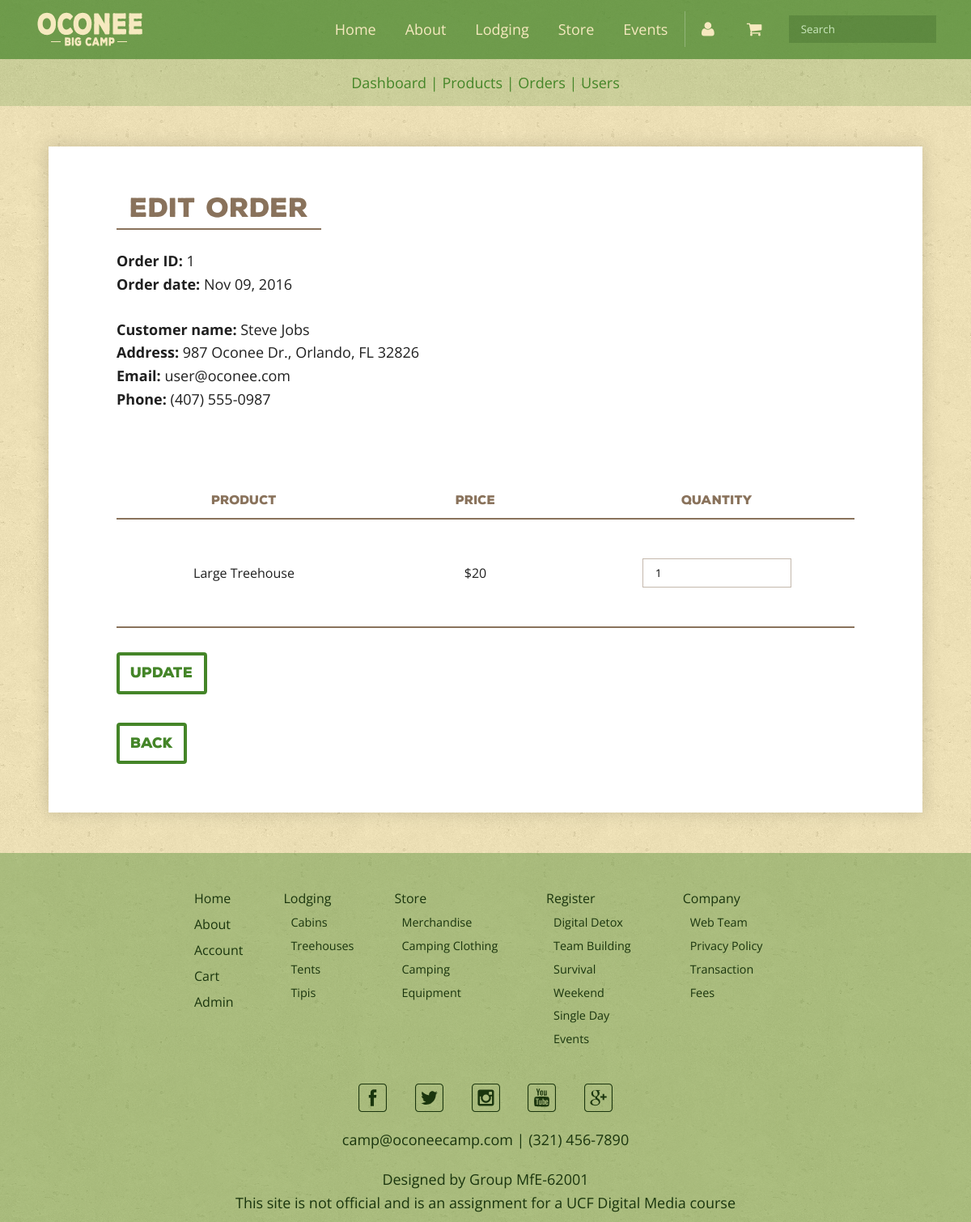
/orders_edit.php?order=1 (signed in), run on the app's committed database.
### tables this page shows
CREATE TABLE `orders` (
  `id` int(10) NOT NULL,
  `order_id` int(3) DEFAULT NULL,
  `user_id` int(3) DEFAULT NULL,
  `product_id` int(3) NOT NULL,
  `price` int(12) NOT NULL,
  `quantity` int(3) NOT NULL,
  `active` tinyint(1) NOT NULL DEFAULT '1',
  `ordertime` timestamp NOT NULL DEFAULT CURRENT_TIMESTAMP
);

CREATE TABLE `users` (
  `id` int(3) NOT NULL,
  `username` varchar(25) NOT NULL,
  `password` varchar(50) NOT NULL,
  `first_name` varchar(25) NOT NULL,
  `last_name` varchar(25) NOT NULL,
  `email` varchar(25) NOT NULL,
  `phone` varchar(15) DEFAULT NULL,
  `street` varchar(50) NOT NULL,
  `city` varchar(25) NOT NULL,
  `state` char(2) NOT NULL,
  `zip` int(5) NOT NULL,
  `country` varchar(25) DEFAULT NULL,
  `access` varchar(24) NOT NULL,
  `active` varchar(7) DEFAULT 'active'
);

CREATE TABLE `products` (
  `id` int(11) NOT NULL,
  `product_name` varchar(45) DEFAULT NULL,
  `description` varchar(500) DEFAULT NULL,
  `category` varchar(25) DEFAULT NULL,
  `sub_category` varchar(25) DEFAULT NULL,
  `sku` varchar(6) DEFAULT NULL,
  `stock` int(3) DEFAULT NULL,
  `cost` varchar(12) DEFAULT NULL,
  `price` varchar(12) DEFAULT NULL,
  `image_url` varchar(200) DEFAULT NULL,
  `weight` varchar(25) DEFAULT NULL,
  `size` varchar(25) DEFAULT NULL,
  `extra_info` varchar(100) DEFAULT NULL,
  `active` varchar(7) NOT NULL DEFAULT 'active'
);

### orders_edit.php (the view, shortened to what this page needs)
<?php
	if ($_SERVER["REQUEST_METHOD"] == "GET") {
		if(isset($_GET["order"])){
			$order_id = $_GET["order"];
		}
		else{
			$order_id = NULL;
		}
	}
?>
<!doctype html>
<html lang="en">
	<head>
	</head>
	<body>
		<div class="container">
			<?php
				require("includes/header.php");
				include("includes/admin_validate.php");
			?>
			<section class="banner banner-nav">
				<div class="breadcrumbs">
					<ul class="clearfix">
						<li><a href="admin.php">Dashboard</a> | </li>
						<li><a href="products_view.php">Products</a> | </li>
						<li><a href="orders_view.php">Orders</a> | </li>
						<?php
					if ($_SESSION['access'] == "admin") {
						echo '<li><a href="users_view.php">Users</a></li>';
					}
				?>
					</ul>
				</div>
			</section>
			<section class="content-container container-first">
				<section class="info-box-full clearfix">
					<h2>Edit Order</h2>
					<div class="listed-item clearfix">
						<?php
							  $sql = "SELECT id, order_id, user_id, product_id, quantity, active, ordertime, price FROM orders WHERE order_id='$order_id'";
							  $result = $mysqli->query($sql);
							  if (mysqli_num_rows($result) == 0){
								  echo "No orders were found.";
							  }else{
								 while($row = $result->fetch_assoc()) {
									  $order_id =$row['order_id'];
									  $user_id =$row['user_id'];
									  $ordertime =$row['ordertime'];
									$sql1 = "SELECT first_name, last_name, street, city, state, zip, email, phone FROM users WHERE id='$user_id'";
									  $result1 = $mysqli->query($sql1);
									 if (mysqli_num_rows($result1) == 0){
									  }else{
										 while($row = $result1->fetch_assoc()) {
											  $first_name =$row['first_name'];
											  $last_name =$row['last_name'];
											  $city =$row['city'];
											  $state =$row['state'];
											  $street =$row['street'];
											  $zip =$row['zip'];
											  $email =$row['email'];
											  $phone =$row['phone'];
										 }
									 }
									 $ordertime = new DateTime($ordertime);
									 $ordertime = date_format($ordertime, 'M d, Y');
								 }
							  }
						  ?>
						<p>
							<strong>Order ID:</strong> <?php echo $order_id ?>
							<br>
							<strong>Order date:</strong> <?php echo $ordertime ?>
						</p>
						<p>
							<strong>Customer name:</strong> <?php echo $first_name." ".$last_name ?>
							<br>
							<strong>Address:</strong> <?php echo $street.", ".$city.", ".$state." ".$zip ?>
							<br>
							<strong>Email:</strong> <?php echo $email ?>
							<br>
							<strong>Phone:</strong> <?php echo "(".substr($phone, 0, 3).") ".substr($phone, 3, 3)."-".substr($phone,6); ?>
						</p>
					</div>
					<div class="listed-item clearfix">
						<table>
							<thead>
								<tr>
									<th>Product</th>
									<th>Price</th>
									<th>Quantity</th>
								</tr>
							</thead>
							<tbody>
							<form action="includes/orderEdit.php" method="get" name="order-edit" id="order-edit">
								<?php
									$sql = "SELECT product_id, quantity, price, active FROM orders WHERE order_id='$order_id'";
									$id = 0;
									  $result = $mysqli->query($sql);
									  if (mysqli_num_rows($result) == 0){
										  echo "No orders were found.";
									  }else{
										 while($row = $result->fetch_assoc()) {
											  $product_id =$row['product_id'];
											  $quantity =$row['quantity'];
											  $price =$row['price'];
											  $active =$row['active'];
											$sql2 = "SELECT product_name FROM products WHERE id='$product_id'";
											  $result2 = $mysqli->query($sql2);
											 if (mysqli_num_rows($result2) == 0){
												  echo "No orders were found.";
											  }else{
												 while($row = $result2->fetch_assoc()) {
													  $product_name =$row['product_name'];
													if($active==0){
														print "<tr><td data-title='Product'>$product_name</td>";
														print "<td data-title='Price'>$$price</td>";
														print "<td data-title='Quantity'>
																	<input type='text' name='quantity".$id."' id='quantity' value='$quantity' form='order-edit'>
																</td>";
														$id++;
													}
												}
									 		}
										 }
									  }
								?>
							</tbody>
						</table>
					</div>
					<div class="cta">
						<input type="submit" id="update" value="Update" form="order-edit">
					</div>
					<div class="cta">
						<a href="orders_view.php">Back</a>
					</div>
				</section>
			</section>
			<?php
				require("includes/footer.php");
			?>
		</div>
	</body>
</html>

### includes/footer.php (shortened to what this page needs)
<footer>
	<div class="footer-nav">
		<div class="footer-links">
			<ul>
				<li><a href="home.php">Home</a></li>
				<li><a href="about.php">About</a></li>
				<li><a href="client.php">Account</a></li>
				<li><a href="cart.php">Cart</a></li>
				<?php
					if( isset($_SESSION['id']) ){
						$admin_query = "SELECT access FROM users WHERE id = ".$_SESSION['id'];
						$admin_result = $mysqli->query($admin_query);
						while ( $row = $admin_result->fetch_object() ) {
					    	if( $row->access == "admin" || $row->access == "privileged" ) {
					    		echo '<li><a href="admin.php">Admin</a></li>';
					    	}
						}
					}
				?>
			</ul>
		</div>
		<div class="footer-links">
			<ul>
				<li>
					<a href="lodging.php">Lodging</a>
					<ul>
						<li><a href="catalog.php?category=cabin">Cabins</a></li>
						<li><a href="catalog.php?category=treehouse">Treehouses</a></li>
						<li><a href="catalog.php?category=tent">Tents</a></li>
						<li><a href="catalog.php?category=tipi">Tipis</a></li>
					</ul>
				</li>
			</ul>
		</div>
		<div class="footer-links">
			<ul>
				<li>
					<a href="store.php">Store</a>
					<ul>
						<li><a href="catalog.php?category=merchandise">Merchandise</a></li>
						<li><a href="catalog.php?category=clothing">Camping Clothing</a></li>
						<li><a href="catalog.php?category=equipment">Camping Equipment</a></li>
					</ul>
				</li>
			</ul>
		</div>
		<div class="footer-links">
			<ul>
				<li>
					<a href="register.php">Register</a>
					<ul>
						<li><a href="register.php#detox">Digital Detox</a></li>
						<li><a href="register.php#team">Team Building</a></li>
						<li><a href="register.php#survival">Survival Weekend</a></li>
						<li><a href="register.php#single-day">Single Day Events</a></li>
					</ul>
				</li>
			</ul>
		</div>
		<div class="footer-links">
			<ul>
				<li>
					<a href="webteam.php">Company</a>
					<ul>
						<li><a href="webteam.php">Web Team</a></li>
						<li><a href="privacypolicy.php">Privacy Policy</a></li>
						<li><a href="transactionfees.php">Transaction Fees</a></li>
					</ul>
				</li>
			</ul>
		</div>
	</div>
	<div class="footer-socials">
		<ul>
			<li>
				<a href="#"><img src="img/facebook-green.svg" alt="Facebook" height="35" width="35"></a>
			</li>
			<li>
				<a href="#"><img src="img/twitter-green.svg" alt="Twitter" height="35" width="35"></a>
			</li>
			<li>
				<a href="#"><img src="img/instagram-green.svg" alt="Instagram" height="35" width="35"></a>
			</li>
			<li>
				<a href="#"><img src="img/youtube-green.svg" alt="YouTube" height="35" width="35"></a>
			</li>
			<li>
				<a href="#"><img src="img/google-plus-green.svg" alt="Google Plus" height="35" width="35"></a>
			</li>
		</ul>
	</div>
	<div class="footer-contact">
		<p>
			<a href="mailto:camp@oconeecamp.com">camp@oconeecamp.com</a>
			<span class="spacing-border">|</span>
			<a href="tel:3214567890">(321) 456-7890</a>
		</p>
	</div>
	<p>Designed by Group MfE-62001</p>
	<p>This site is not official and is an assignment for a UCF Digital Media course</p>
</footer>

### css/styles.css (style rules this page uses)
body { font-family: 'Open Sans', Helvetica, Verdana, Arial, sans-serif; font-size: 62.5%; color: #1f1f1f; }
h2 { font-family: 'NexaRustSans', 'Open Sans', Helvetica, Verdana, Arial, sans-serif; font-size: 3em; color: #448528; margin-bottom: 0.5em; }
a { text-decoration: none; color: #448528; }
p { font-size: 1.8em; line-height: 1.6; }
strong { font-weight: bold; }
input, select, textarea { font-family: 'Open Sans', Helvetica, Verdana, Arial, sans-serif; padding: 8px 15px; margin-bottom: 2em; box-sizing: border-box; border: 1.5px solid rgba(137, 114, 91, 0.5); }
table input { margin-bottom: 0; }
input[type="submit"] { cursor: pointer; }
table { width: 100%; border-bottom: 2px solid #89725B; }
th { border-bottom: 2px solid #89725B; padding: 1em 3em; text-align: center; font-size: 1.5em; font-family: 'NexaRustSans', 'Open Sans', Helvetica, Verdana, Arial, sans-serif; color: #89725B; }
td { padding: 3em 0em; font-size: 1.6em; text-align: center; border-bottom: 2px dashed rgba(137,114,91,0.20); }
tr:last-of-type td { border-bottom: 0; }
section { padding: 6em 0; }
.clearfix:before, .clearfix:after { content: ""; display: table; }
.clearfix:after { clear: both; }
.clearfix { zoom: 1; }
.cta { font-size: 1.75em; color: white; display: block; }
.cta a, .cta input { display: inline-block; padding: 0.75em; color: #448528; border: 4px solid #448528; border-radius: 4px; font-weight: bold; font-family: 'NexaRustSans', 'Open Sans', Helvetica, Verdana, Arial, sans-serif; }
.cta input { background-color: transparent; cursor: pointer; font-size: 1em; line-height: 1; }
.container { background-color: #F6E9BF; background: url("../img/cork-wallet2.png"); padding-bottom: 0; }
section.hero, section.banner { text-align: center; display: block; background: url("../img/campfire-adults-dark2.png") no-repeat center center; background-size: cover; height: 100vh; }
section.banner { height: 15vh; display: table; width: 100%; background: transparent; padding: 4em 0; margin-bottom: 5em; background-color: rgba(68, 133, 40, 0.2); }
.content-container { width: 80%; margin: 0 auto; display: flex; justify-content: center; align-items: flex-start; flex-wrap: wrap; background-color: white; padding: 6em; box-shadow: 0px 0px 20px 1px rgba(0, 0, 0, 0.14); }
.content-container, .info-box { max-width: 1300px; }
.breadcrumbs { width: 80%; margin: 0 auto; color: #448528; padding: 2em 0; }
section.banner-nav { height: auto; padding: 0; color: #448528; }
.banner-nav li { display: inline-block; }
.banner-nav ul { font-size: 1.8em; }
.info-box, .info-box-full { width: 80%; margin: 0 auto; }
.info-box-full { width: 95%; border-bottom: 2px dashed rgba(137,114,91,0.20); }
.info-box-full:first-child { padding-top: 0; }
.info-box-full:last-child { border-bottom: 0; padding-bottom: 0; }
.info-box-full p { margin-bottom: 1.5em; }
.info-box-full h2 { font-size: 3.25em; color: #89725B; margin-bottom: 0.75em; padding: 0.25em 0.5em; padding-top: 0; border-bottom: 2px solid #89725B; display: inline-block; font-family: 'NexaRustSans', 'Open Sans', Helvetica, Verdana, Arial, sans-serif; }
.listed-item { padding: 3em 0; }
.listed-item:first-of-type { padding-top: 0; }
footer { text-align: center; padding: 3em 0; padding-bottom: 1em; margin-top: 5em; background-color: rgba(68,133,40,0.4); color: #1a350e; }
footer a { color: #1a350e; }
.footer-nav, .footer-socials { text-align: center; display: block; padding: 1em 0; }
.footer-nav { display: table; align-content: center; justify-content: center; width: 60%; margin: 0 auto; margin-bottom: 2em; text-align: left; }
.footer-nav li, .footer-socials li { display: inline-block; }
.footer-nav a, .footer-socials a { color: #1a350e; font-size: 1.6em; line-height: 2em; padding: 0 1em; display: block; }
.footer-links { display: table-cell; padding-right: 5em; }
.footer-links:last-of-type { padding-right: 0; }
.footer-links li { display: block; }
.footer-links ul ul { font-size: 0.9em; padding-left: 1em; }
.footer-links a { padding: 0; display: inline-block; }
.footer-contact { margin-bottom: 2em; }

### data on the page
orders: order "1", ordertime "Nov 09, 2016"
users: first_name "Steve", last_name "Jobs", street "987 Oconee Dr.", city "Orlando", state "FL", zip "32826", email "user@oconee.com", phone "407", phone "555", phone "0987"
orders: price "20", quantity "1"
products: product_name "Large Treehouse"
users: access "Admin"
